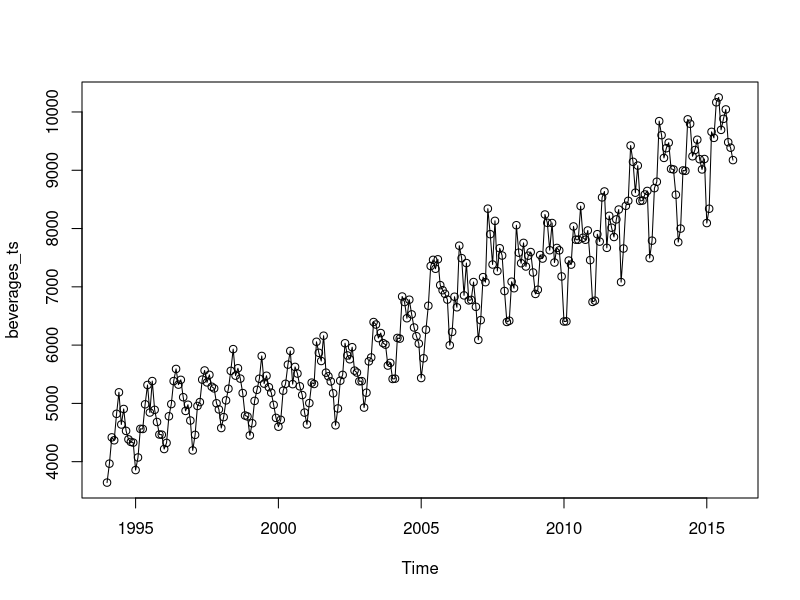
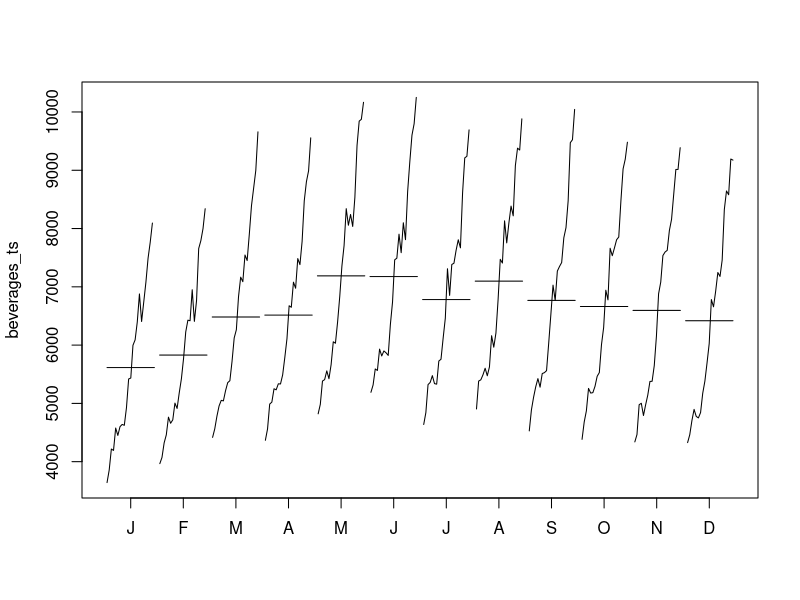
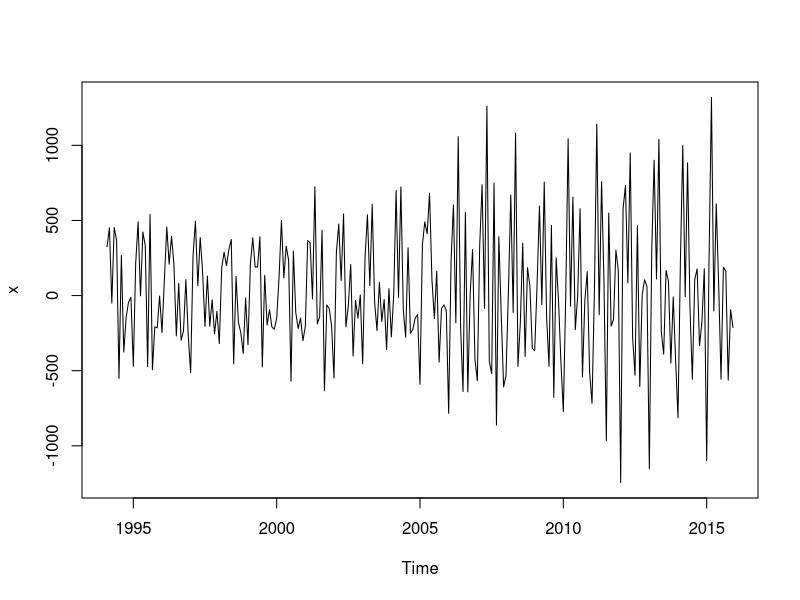
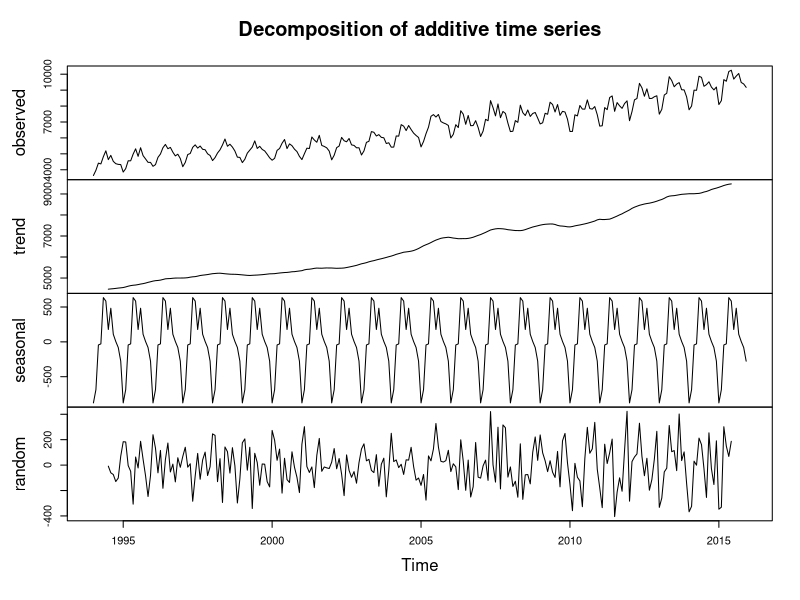
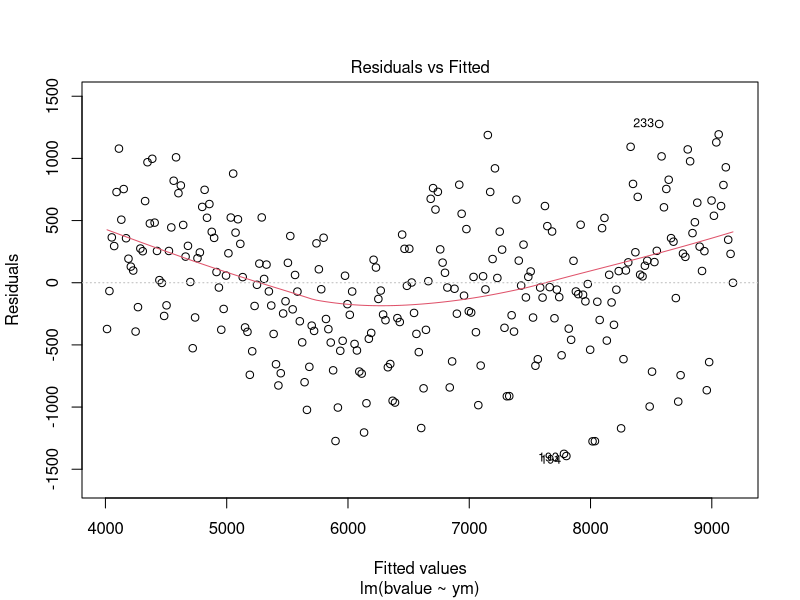
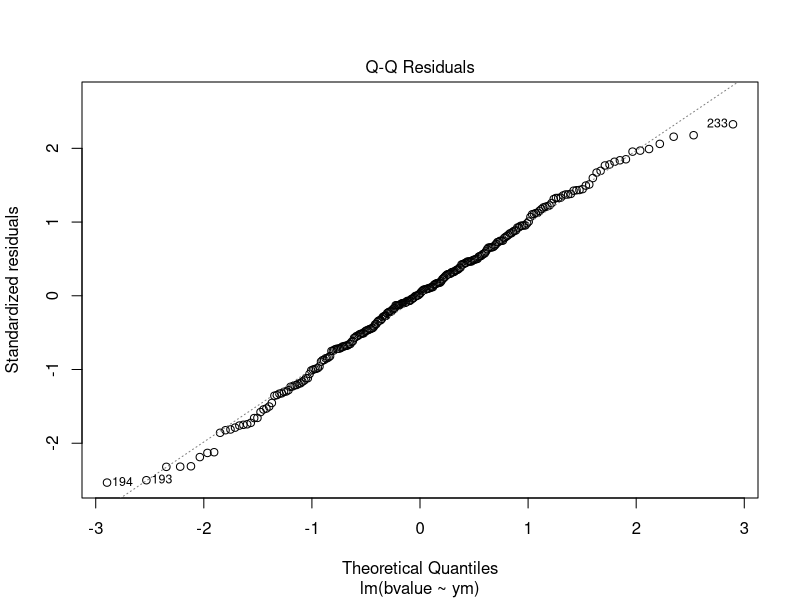
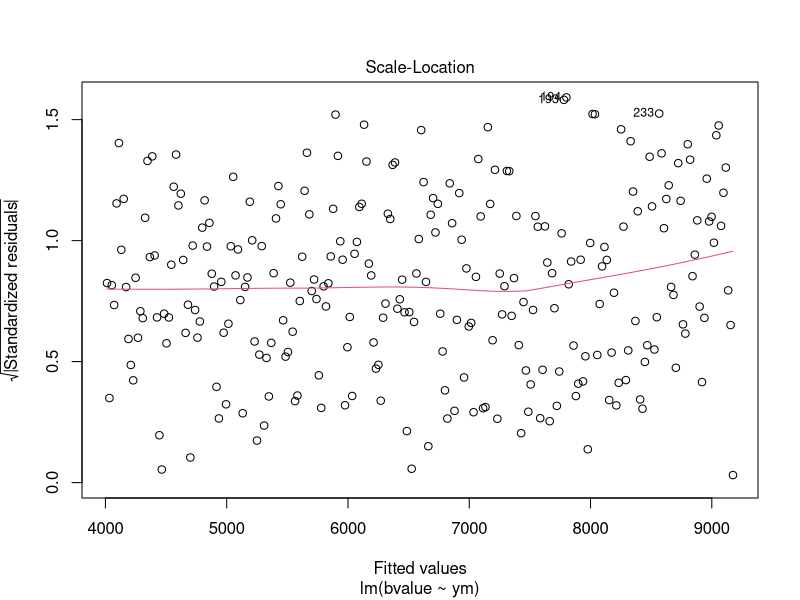
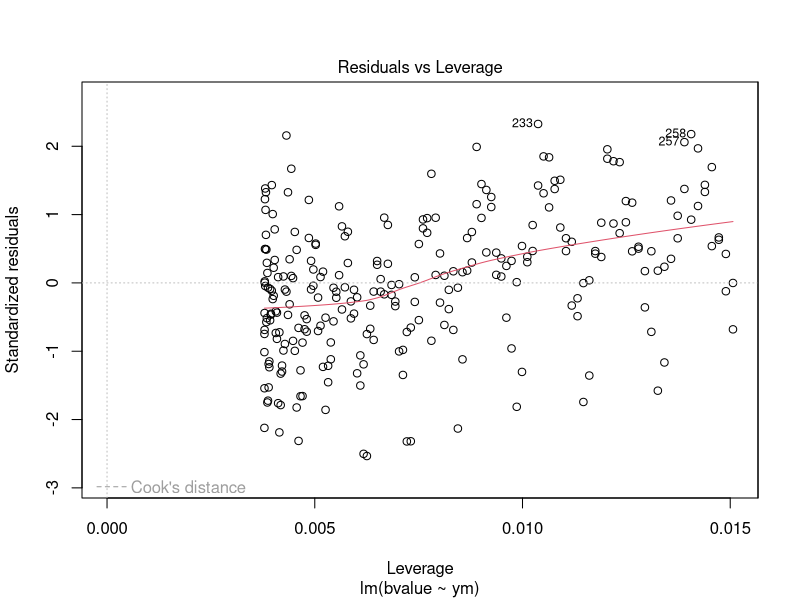

Reproduce these figures in R, in order.
# set directory to the location of the data
setwd("/home/hongli/MyApps/aids/tsa/tutorials/Tutorial 1/Tutorial 1")

# load the bev_data.csv file
beverages <- read.csv("bev_data.csv")
# reanme the columns
colnames(beverages) <- c("date","bvalue")
# create a year-month index variable
beverages$ym <- seq.int(nrow(beverages))

# transform the series into a time series object
beverages_ts <- ts(beverages$bvalue, start=1994, frequency = 12)

# plot the time series
plot.ts(beverages_ts,col="black",type="o")

# monthplot
monthplot(beverages_ts)

# create the first difference of the series and plot it
x <- diff(beverages_ts, differences=1)
plot.ts(x)

# decompose the series
bev_decomp <- decompose(beverages_ts)
plot(bev_decomp)

# linear trend model via olS
model1 <- lm(bvalue ~ ym, beverages)
print(summary(model1))

# diagnostic plots
par(mfrow=c(1,1))
plot(model1)
